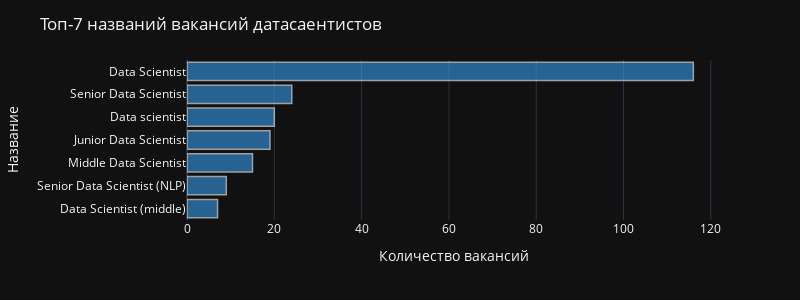

The notebook cell this image was saved under:
### Code cell
plot_discrete(
    'ds', 7, 'name', 
    rus_feature='Название', 
    title_text='Топ-7 названий вакансий датасаентистов',
    height=300,
    color='#3498E8'
)

### Figure 1 — Plotly figure (JSON) as saved in the notebook; plotly's stock layout.template omitted (floating-point values rounded to 4 significant figures)
{"data": [{"alignmentgroup": "True", "hovertemplate": "Количество вакансий=%{x}<br>Название=%{y}<extra></extra>", "legendgroup": "", "marker": {"color": "#3498E8", "line": {"color": "#FFFFFF", "width": 1.5}, "pattern": {"shape": ""}}, "name": "", "offsetgroup": "", "opacity": 0.6, "orientation": "h", "showlegend": false, "textposition": "auto", "type": "bar", "x": [7, 9, 15, 19, 20, 24, 116], "xaxis": "x", "y": ["Data Scientist (middle)", "Senior Data Scientist (NLP)", "Middle Data Scientist", "Junior Data Scientist", "Data scientist", "Senior Data Scientist", "Data Scientist"], "yaxis": "y"}], "layout": {"barmode": "relative", "height": 300, "legend": {"tracegroupgap": 0}, "margin": {"t": 60}, "showlegend": false, "title": {"text": "Топ-7 названий вакансий датасаентистов"}, "width": 800, "xaxis": {"anchor": "y", "domain": [0, 1], "title": {"text": "Количество вакансий"}}, "yaxis": {"anchor": "x", "domain": [0, 1], "title": {"text": "Название"}}}}
